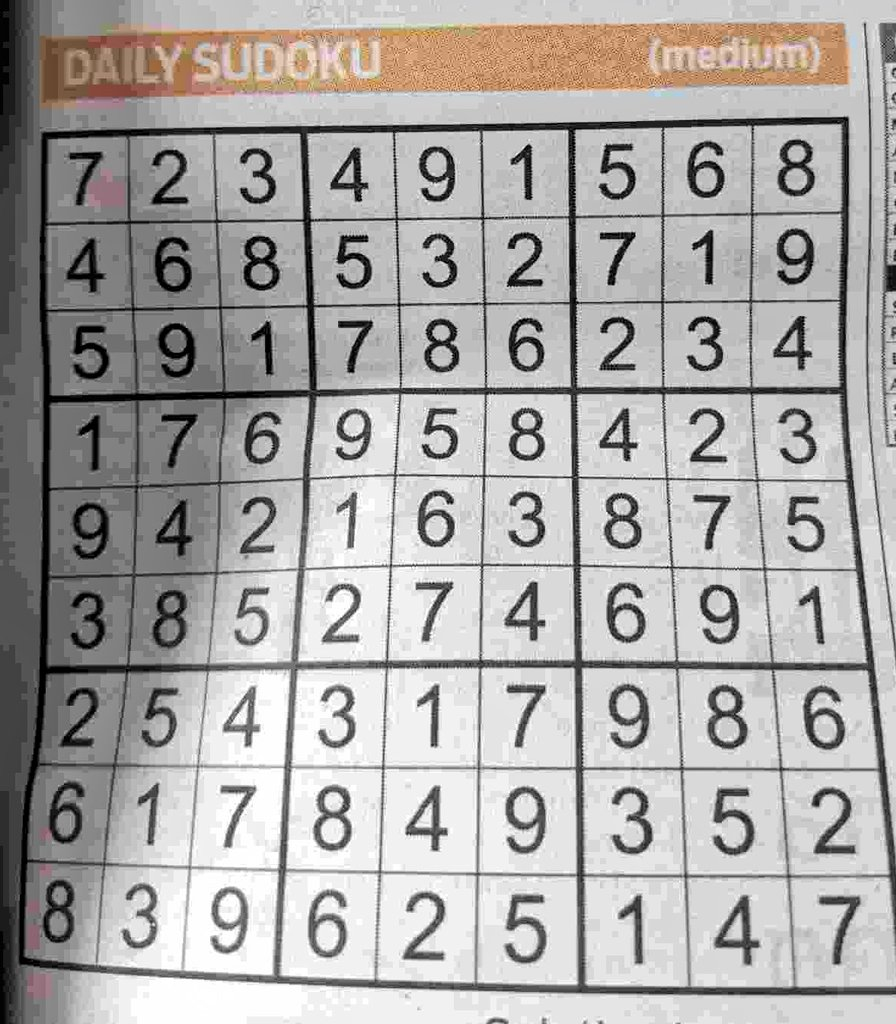
#> input picture Testing/sudoku.jpg, 896 x 1024 px
$ python 16_otsu_thresholding.py
#> lines starting #> are read from the running program, lines starting #| are printed output that depends on the picture; after the words box and inside, x2 and y2 are one past the last pixel; in counts of white or black regions, pixels touching at a corner belong together
import cv2 as c

# Load the image in grayscale
img = c.imread('sudoku.jpg', 0)
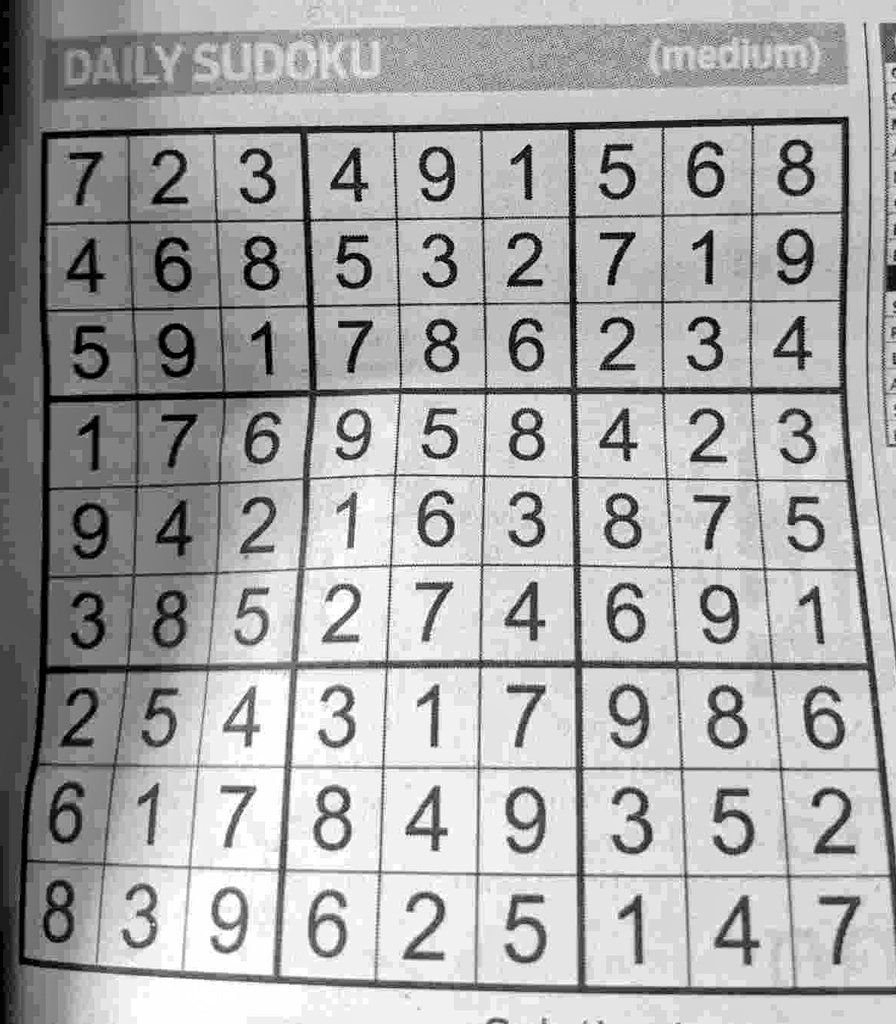
#> img: shape (1024, 896); min 0, max 255, mean 169.3

# Apply Otsu's thresholding
_, otsu_thresh = c.threshold(img, 0, 255, c.THRESH_BINARY + c.THRESH_OTSU)
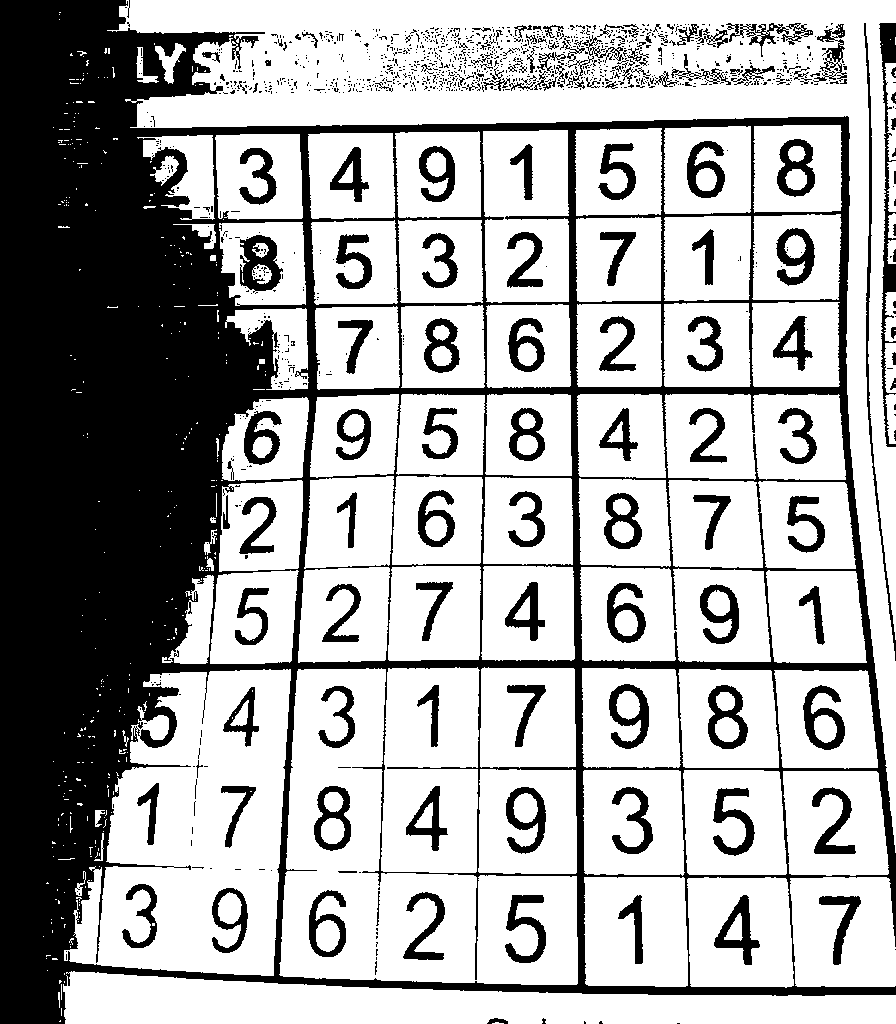
#> otsu_thresh: shape (1024, 896); 67.1% white; 1224 black regions (1074 under 20 px), largest, box (x1, y1, x2, y2) and area: (0, 0, 896, 1024) 230468, (879, 23, 896, 447) 2254, (864, 23, 896, 661) 1598

# Resize for display
img = c.resize(img, (600, 400))
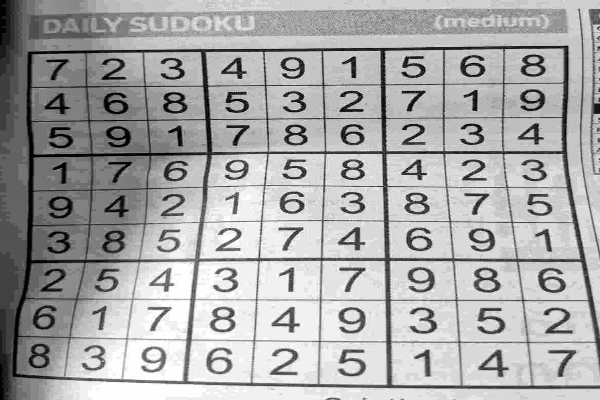
#> img: shape (400, 600); min 0, max 255, mean 169.2
otsu_thresh = c.resize(otsu_thresh, (600, 400))
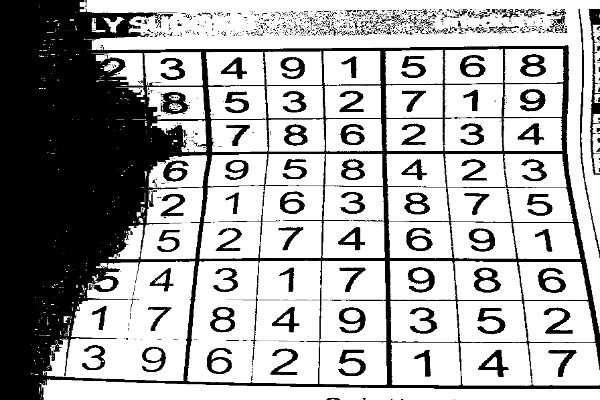
#> otsu_thresh: shape (400, 600); min 0, max 255, mean 171

# Show the results
c.imshow('Original Image', img)
c.imshow('Otsu Thresholding', otsu_thresh)

c.waitKey(0)
c.destroyAllWindows()

$ run again, with Testing/cd_pic.jpg copied over Testing/sudoku.jpg
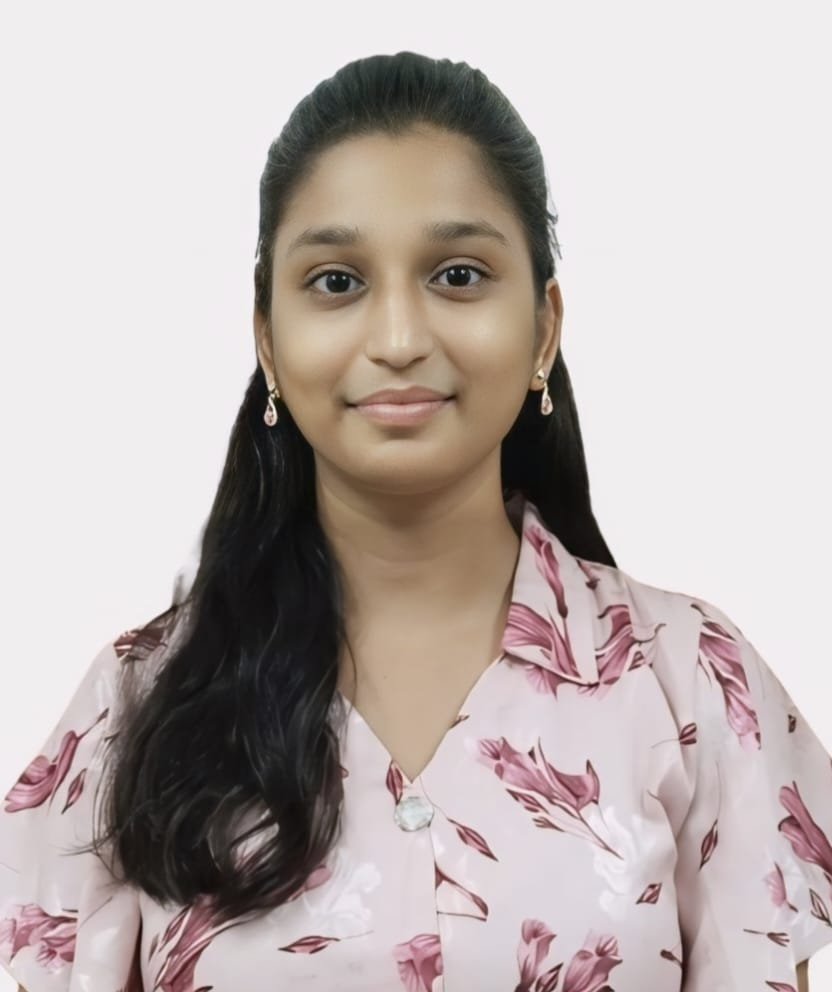
#> input picture Testing/cd_pic.jpg, 832 x 992 px
#> `_, otsu_thresh = c.threshold(img, 0, 255, c.THRESH_BINARY + c.THRESH_O..`:
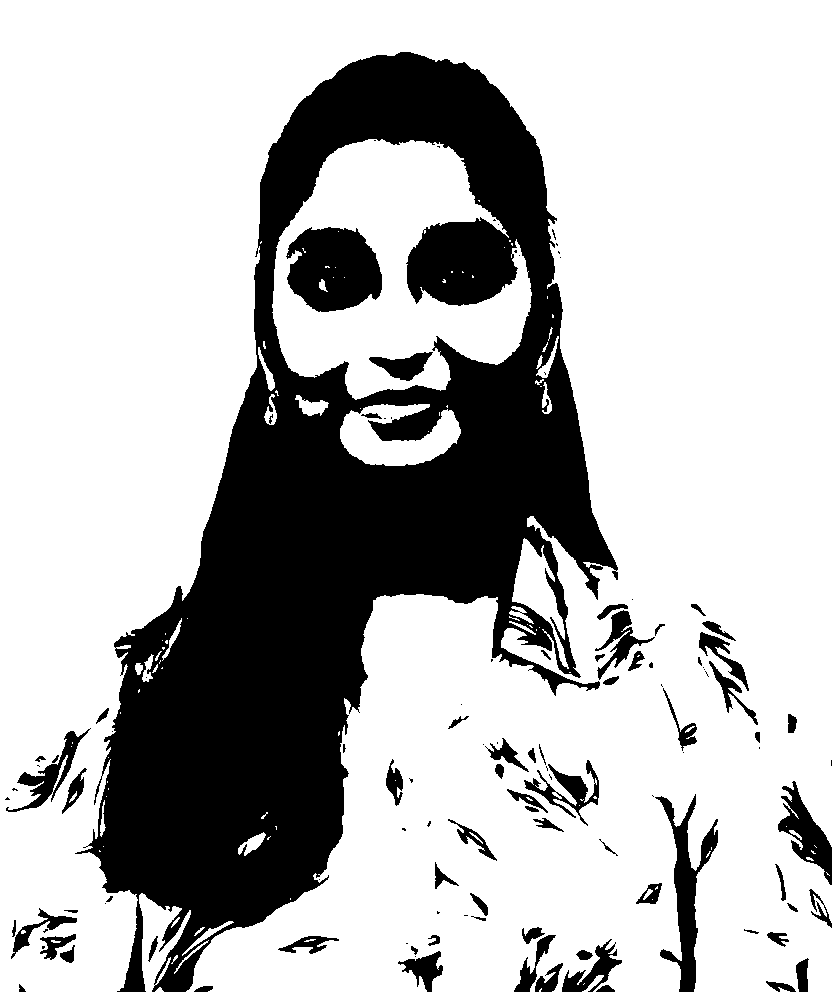
#> otsu_thresh: shape (992, 832); 72.8% white; 115 black regions (47 under 20 px), largest, box (x1, y1, x2, y2) and area: (75, 52, 618, 992) 194654, (286, 227, 382, 312) 6175, (655, 794, 718, 992) 3669
#> `otsu_thresh = c.resize(otsu_thresh, (600, 400))`:
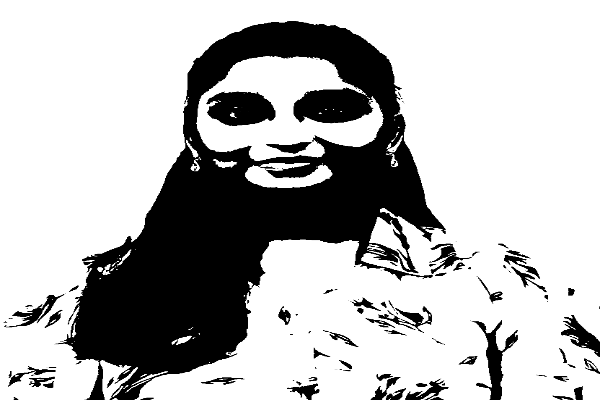
#> otsu_thresh: shape (400, 600); min 0, max 255, mean 185.8
